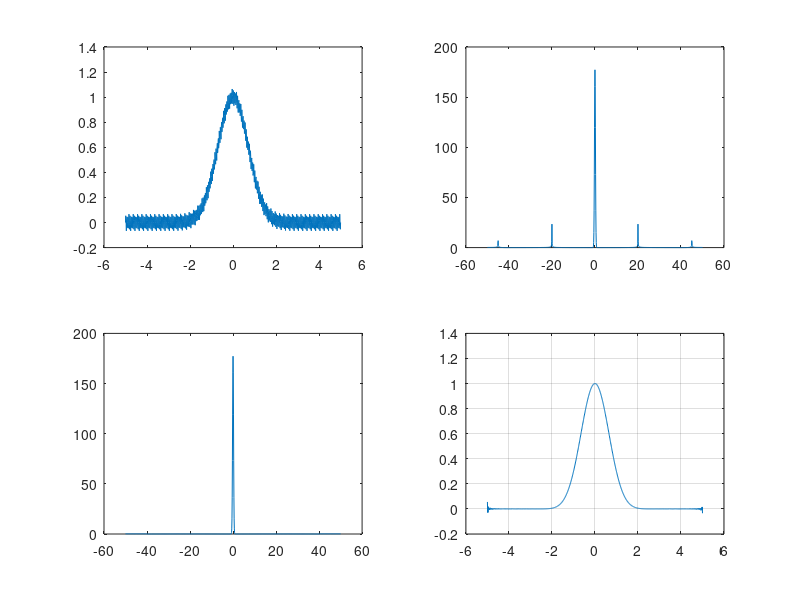

Write MATLAB code to recreate this figure.
function main()
clear all; close all;

tmin = -5; tmax = 5;
Te = 0.01;
ve = 1/Te;
v1 = 20; v2 = 45;

v_bruit = [v1,v2];

t = [tmin:Te:tmax];

f0 = signal(t);
f1 = bruit(t, v1, v2);

f= f0 +f1;


line = 2;
col  = 2; 

subplot(line,col,1);
plot(t,f);

TF_f = fftshift(fft(f));
v = linspace(-ve/2, ve/2, length(TF_f));

subplot(line,col,2);
plot(v,abs(TF_f));

n=length(v_bruit);
for i = 1:n
   indice = find( abs(v)< v_bruit(i)+5 & abs(v) > v_bruit(i) -5) ;
   
   avant = TF_f (indice(1) -1);
   apres = TF_f (indice(end) +1);
   
   moy = (avant+ apres)/2;
   
   TF_f (indice)= moy;
   
   
end


subplot(line, col, 3);
plot(v,abs(TF_f));

fr = ifft(fftshift(TF_f));
 
subplot(line,col, 4);
plot(t,-real(fr));
grid on;

end



function y = signal(t)
    %y = exp(-5*pi*(t.^2));
    y = exp(-1*(t .^2));
    %y = (abs(t) <1).*(1- abs(t));
    %y =sin(t);
end


function y = bruit(t,v1,v2)
    y = 0.05*sin(2*pi*v1*t) + 0.02*sin(2*pi*v2*t);
end
